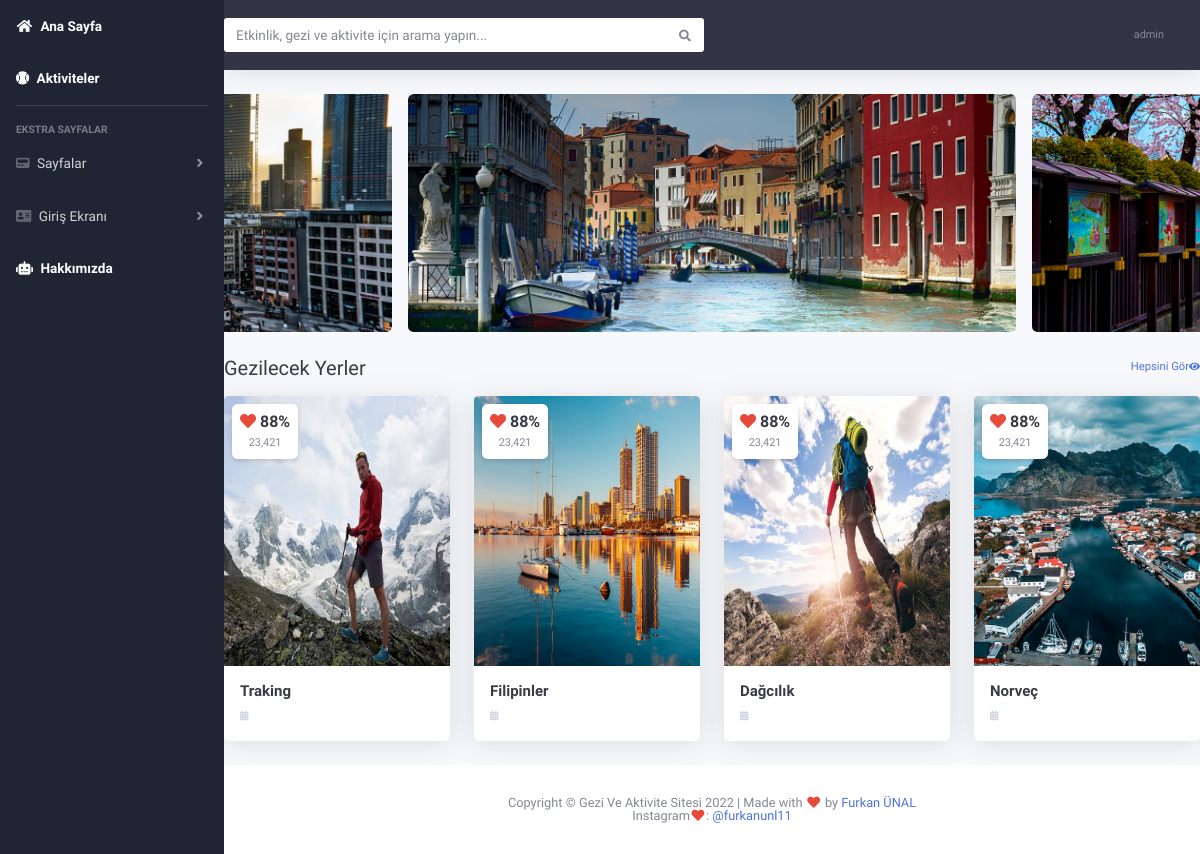
/anasayfa (signed in), run on the app's committed database.
### geziler/models.py (models this page shows, shortened)
class Category(models.Model):
    STATUS = (
        ('True','Evet'),
        ('False',"Hayır")
    )
    id = models.AutoField(primary_key=True)
    title = models.CharField("Başlık",max_length=50, null=True)
    slug = models.CharField(max_length=50, null=True)
    description = models.TextField("Açıklama",validators= [MinLengthValidator(20)])
    image = models.CharField("Resim",max_length=50, null=True)
    created_at = models.DateTimeField(auto_now_add=True, null=True)
    updated_at = models.DateTimeField(auto_now=True, null=True)
    isActive = models.BooleanField(default=False)
    isHome = models.BooleanField(default=False)
    titleforhead = models.CharField("Kafa Başlığı", max_length=50,null=True)

### geziler/views.py (the view)
# urls.py: path("anasayfa", views.index, name="home_page"),
def index(request):
    geziler = Category.objects.filter(isActive = True,isHome = True)
    sliders = data["sliders"]
    return render(request, 'index.html', {
        "geziler": geziler,
        "sliders": sliders
    })

### geziler/templates/index.html (shortened to what this page needs)
{% extends 'geziler/base.html' %}
{% load static %}
{% block css_files %}
<link rel="stylesheet" type="text/css" href="{% static 'vendor/slick/slick.min.css' %}" />
<link rel="stylesheet" type="text/css" href="{% static 'vendor/slick/slick-theme.min.css' %}" />
{% endblock  %}
{% block content %}
<div id="wrapper">
{% include 'include/_sidebar.html' %}
  <div id="content-wrapper" class="d-flex flex-column">
    <div id="content">
        {% include 'include/_topbar.html' %}
      {% include 'include/_slider.html' %}
    </div>
    <div class="d-sm-flex align-items-center justify-content-between mt-4 mb-3">
      <h1 class="h5 mb-0 text-gray-900">Gezilecek Yerler</h1>
      <a href="gezilecekyerler.html" class="d-none d-sm-inline-block text-xs"
        >Hepsini Gör<i class="fas fa-eye fa-sm"></i
      ></a>
    </div>
    <div class="row">
      {% for gezi in  geziler %}
        <div class="col-xl-3 col-md-6 mb-4">
          {% include 'include/_geziler.html' %}
        </div>
      {% endfor %}
    </div>
    {% include 'include/_footer.html' %}
  </div>
</div>
{% endblock %}

### geziler/templates/include/_topbar.html (shortened to what this page needs)
{% load static %}
<nav class="navbar navbar-expand navbar-dark topbar mb-4 pl-0 static-top shadow">
        <form  class=" d-none d-sm-inline-block form-inline mr-auto my-2 my-md-0 mw-100 navbar-search">
          <div class="input-group">
            <input
              type="text"
              class="form-control bg-white border-0 small"
              placeholder="Etkinlik, gezi ve aktivite için arama yapın..."
              aria-label="Search"
              aria-describedby="basic-addon2"
            />
            <div class="input-group-append">
              <button class="btn bg-white" type="button">
                <i class="fas fa-search fa-sm"></i>
              </button>
            </div>
          </div>
        </form>
        <ul class="navbar-nav ml-auto">
          {% if user.is_authenticated %}
               <li class="nav-item dropdown no-arrow">
            <a
              class="nav-link dropdown-toggle"
              href="#"
              id="userDropdown"
              role="button"
              data-toggle="dropdown"
              aria-haspopup="true"
              aria-expanded="false"
            >
              <span class="mr-2 d-none d-lg-inline text-gray-600 small">{{ user.username }}</span>
            </a>
          </li>
          {% endif %}
        </ul>
      </nav>

### geziler/templates/include/_geziler.html (shortened to what this page needs)
{% load static %}
<div class="card m-card shadow border-0">
    <a href="{% url 'gezi-detay' gezi.slug %}">
      <div class="m-card-cover">
        <div
          class="position-absolute bg-white shadow-sm rounded text-center p-2 m-2 love-box"
        >
          <h6 class="text-gray-900 mb-0 font-weight-bold">
            <i class="fas fa-heart text-danger"></i> 88%
          </h6>
          <small class="text-muted">23,421</small>
        </div>
        <img
          src="{% static 'img/'|add:gezi.image %}" class="card-img-top" alt="..."/>
      </div>
      <div class="card-body p-3">
        <h5 class="card-title text-gray-900 mb-1"> {{gezi.title}} </h5>
        <p class="card-text">
          <small class="text-danger"
            ><i class="fas fa-calendar-alt fa-sm text-gray-400"></i> {{gezi.date}}  </small
          >
        </p>
      </div>
    </a>
  </div>

### data on the page
Category: image (picture), title "Traking"
Category: image (picture), title "Filipinler"
Category: image (picture), title "Dağcılık"
Category: image (picture), title "Norveç"

### other printed values
{{ user.username }} "admin"
